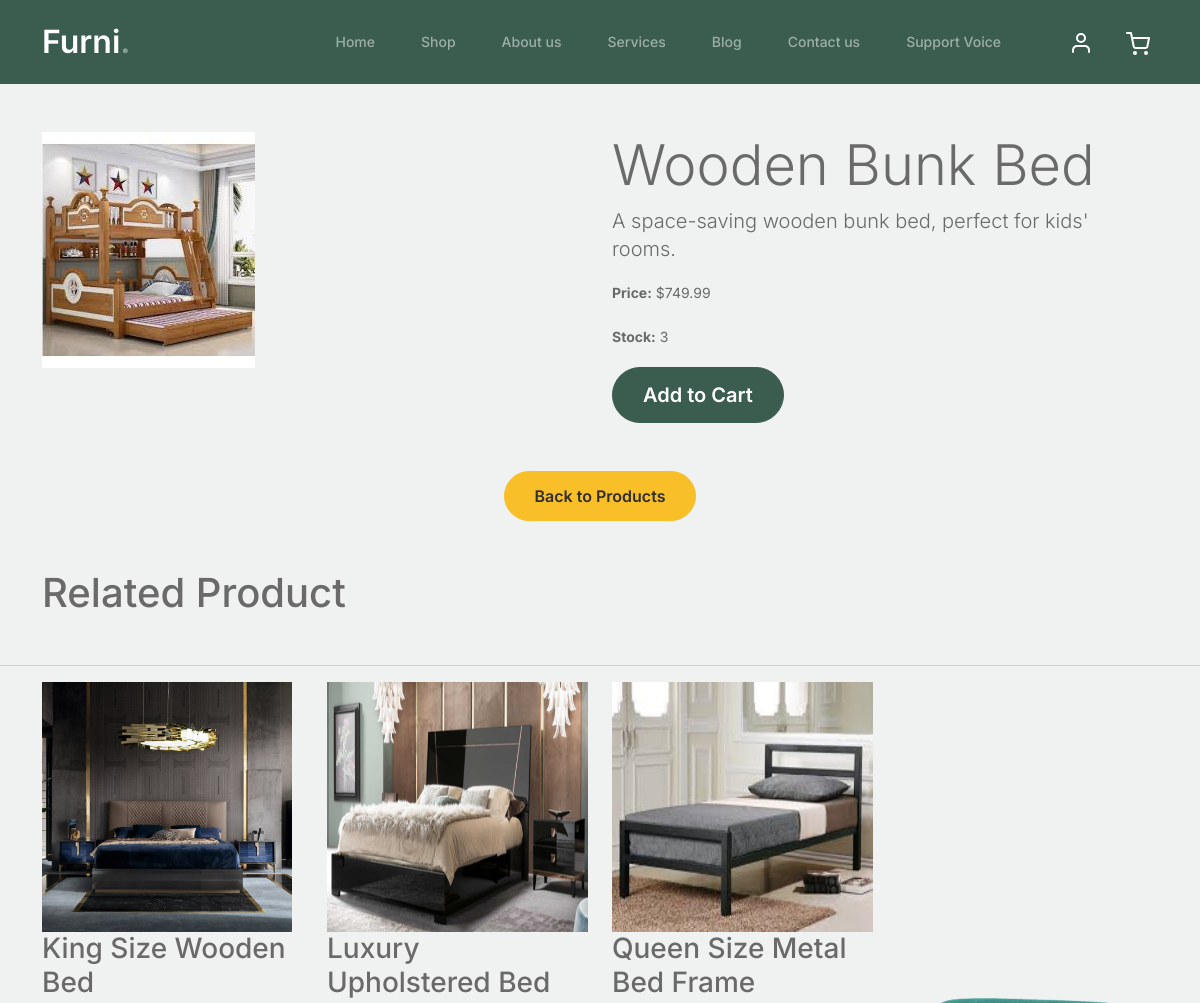
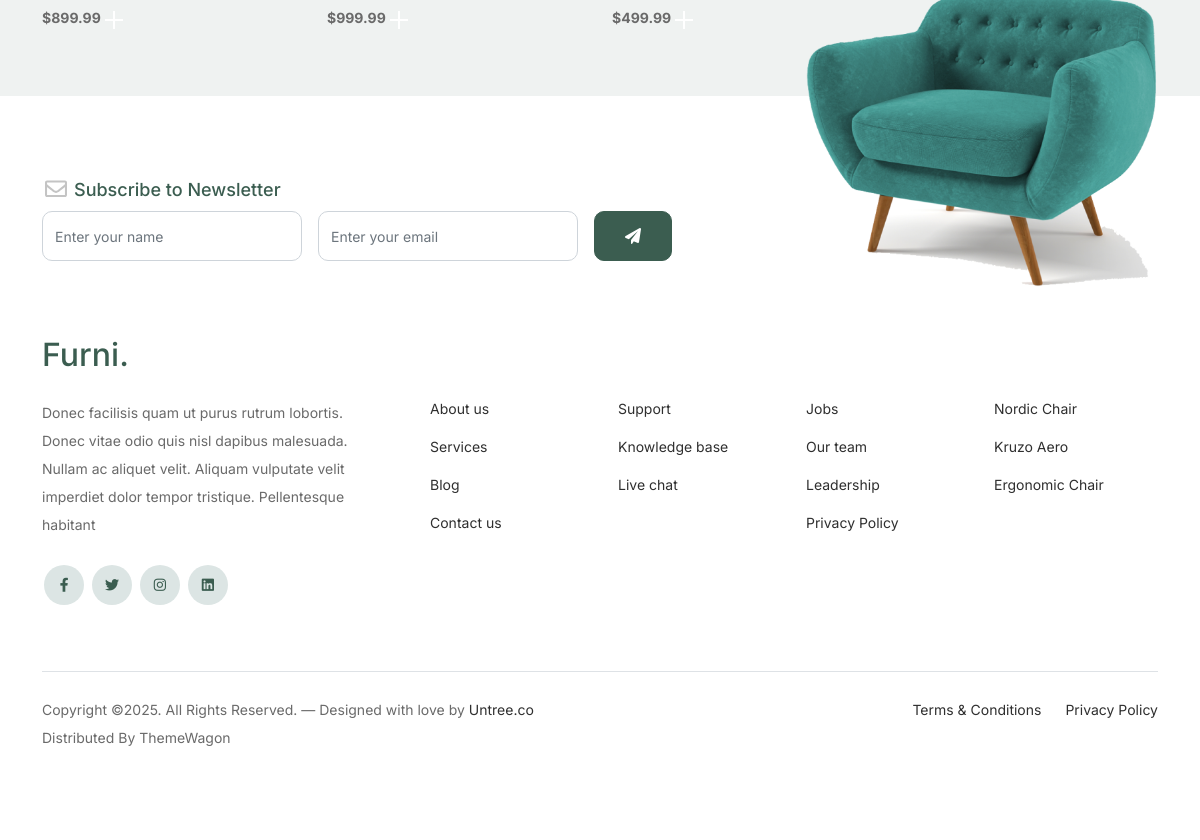
The page /product/wooden-bunk-bed-2/ on the database its author committed (2 pictures, top to bottom).
### shop/models.py (models this page shows, shortened)
class Product(models.Model):
    name = models.CharField(max_length=200)
    slug = AutoSlugField(populate_from='name', unique=True)
    subcategory = models.ForeignKey(Subcategory, on_delete=models.CASCADE, related_name='products')
    description = models.TextField()
    price = models.DecimalField(max_digits=10, decimal_places=2)
    image = models.ImageField(upload_to='products/')
    stock = models.PositiveIntegerField()
    available = models.BooleanField(default=True)
    created_at = models.DateTimeField(auto_now_add=True)
    updated_at = models.DateTimeField(auto_now=True)

### assistant/views.py (the view)
# urls.py: path('product/<slug:slug>/', views.product_detail, name='product_details'),
def product_detail(request, slug):
    product = get_object_or_404(Product, slug=slug)
    related_products = Product.objects.filter(subcategory__category_id=product.subcategory.category).exclude(id=product.id)
    return render(request, 'assistant/product_detail.html', {'product': product,'related_products': related_products})

### shop/context_processors.py (called while the page is built)
def cart_item_count(request):
    if request.user.is_authenticated:
        cart, created = Cart.objects.get_or_create(user=request.user)
        return {'cart_item_count': cart.items.count()}
    return {'cart_item_count': 0}

### assistant/templates/assistant/product_detail.html (shortened to what this page needs)
{% extends "base.html" %}
{% load static %}
{% block content %}
<div class="container my-5">
    <div class="row">
        <div class="col-md-6">
            <img src="{{ product.image.url }}" class="img-fluid" alt="{{ product.name }}">
        </div>
        <div class="col-md-6">
            <h1 class="display-4">{{ product.name }}</h1>
            <p class="lead">{{ product.description }}</p>
            <p><strong>Price:</strong> ${{ product.price }}</p>
            <p><strong>Stock:</strong> {{ product.stock }}</p>
            <a href="{% url 'add_to_cart' product.slug %}"><button  class="btn btn-primary btn-lg" >
                Add to Cart
            </button>
            </a>
        </div>
    </div>
</div>
<div class="container text-center my-4">
    <a href="{% url 'assistant' %}" class="btn btn-secondary">Back to Products</a>
</div>
<div class="container my-5">
<h1 class="font-bold">Related Product</h1>
</div>
<hr>
<div class="container my-3">
<div class="row">
            {% if related_products %}
                {% for product in related_products %}
                    {% if product.available %}
                        <div class="col-12 col-md-4 col-lg-3 mb-5">
                            <div class="product-item" data-toggle="modal" data-target="#productModal{{ product.id }}">
                                <img style="height: 250px;" src="{{ product.image.url }}" class="img-fluid product-thumbnail">
                                <h3 class="product-title">{{ product.name }}</h3>
                                <strong class="product-price">${{ product.price }}</strong>
                                <span class="icon-cross">
                                    <img src="{% static 'images/cross.svg' %}" class="img-fluid">
                                </span>
                            </div>
                        </div>
                    {% endif %}
                {% endfor %}
            {% endif %}
        </div>
</div>
{% endblock content %}

### static/css/style.css (style rules this page uses)
body { overflow-x: hidden; position: relative; }
body { font-family: "Inter", sans-serif; font-weight: 400; line-height: 28px; color: #6a6a6a; font-size: 14px; background-color: #eff2f1; }
a { text-decoration: none; -webkit-transition: .3s all ease; -o-transition: .3s all ease; transition: .3s all ease; color: #2f2f2f; text-decoration: underline; }
.btn { font-weight: 600; padding: 12px 30px; border-radius: 30px; color: #ffffff; background: #2f2f2f; border-color: #2f2f2f; }
.btn.btn-primary { background: #3b5d50; border-color: #3b5d50; }
.btn.btn-secondary { color: #2f2f2f; background: #f9bf29; border-color: #f9bf29; }
.product-thumbnail { transition: transform 0.3s ease; }

### rows shown on the page
Product: image (picture), name "Wooden Bunk Bed", description "A space-saving wooden bunk bed, perfect for kids' rooms.", price "749.99", stock "3"
Product: image (picture), name "King Size Wooden Bed", price "899.99", available True (drawn)
Product: image (picture), name "Luxury Upholstered Bed", price "999.99", available True (drawn)
Product: image (picture), name "Queen Size Metal Bed Frame", price "499.99", available True (drawn)
